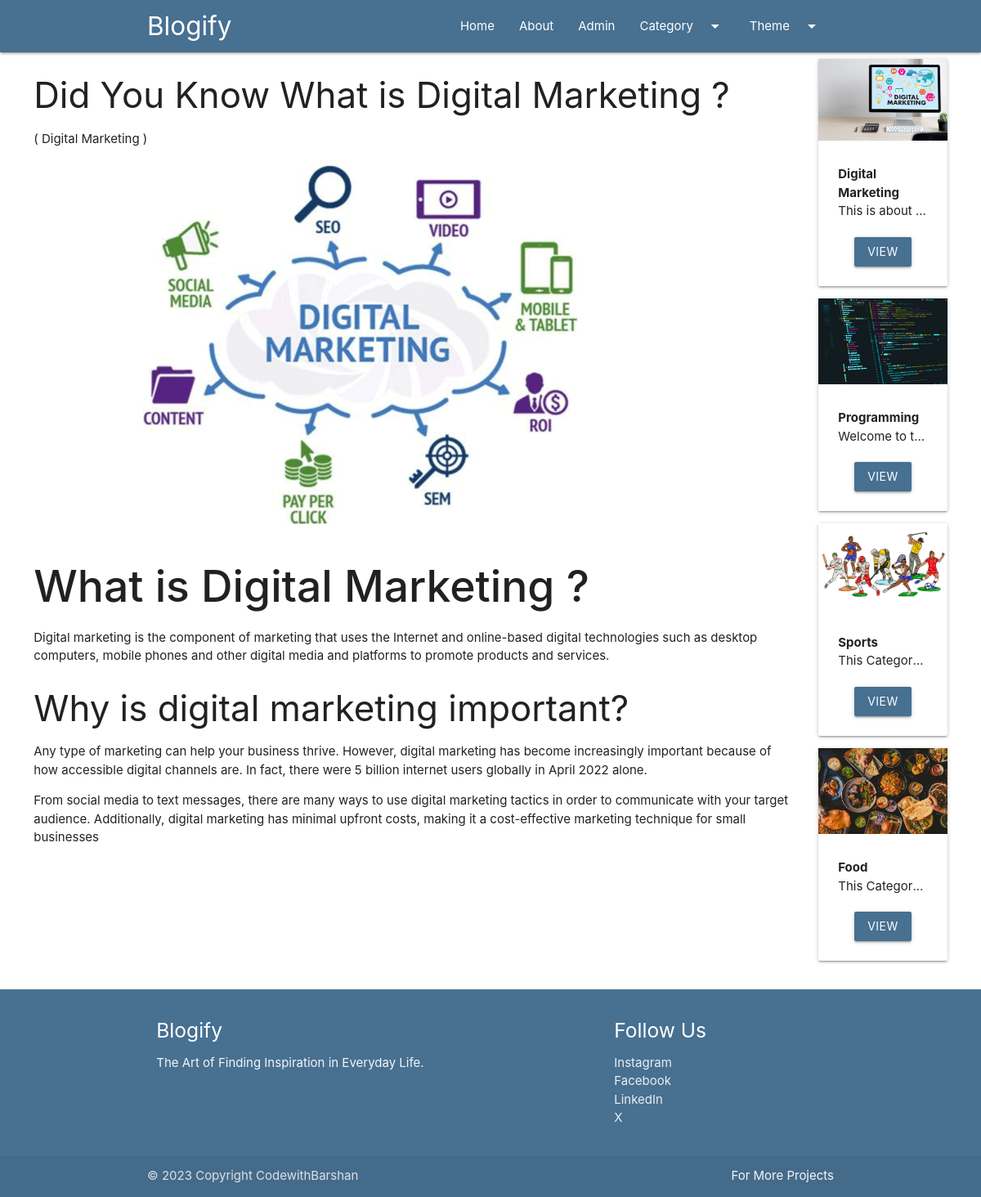
The app's page /blog/digital/ with its own data.
### blog/models.py (models this page shows, shortened)
class Post(models.Model):
    post_id=models.AutoField(primary_key=True)
    title=models.CharField(max_length=1000)
    content = HTMLField()
    url=models.CharField(max_length=100)
    cat=models.ForeignKey(Category,on_delete=models.CASCADE) # on deleting cat ,the post will be deleted too
    image=models.ImageField(upload_to='post/')

class Category(models.Model):
    cat_id=models.AutoField(primary_key=True)
    title=models.CharField(max_length=100)
    description=models.TextField()
    url=models.CharField(max_length=100)
    image=models.ImageField(upload_to='category/')
    datetime=models.DateTimeField(auto_now_add=True,null=True)

### blog/views.py (the view)
# urls.py: path('blog/<slug:url>/', views.post_detail, name='post_detail'),  # Added name='post_detail' for URL reversal
def post_detail(request,url):
    post = get_object_or_404(Post, url=url)
    cats=Category.objects.all()
    return render(request, 'blog/post_detail.html',{'post':post,'cats':cats})

### templates/blog/post_detail.html (shortened to what this page needs)
{% extends 'blog/base.html' %}
{%block content%}
<div class="container-custom">
    <div class="row">
        <div class="col s12 m10">
            <h3>{{post.title}}</h3>
            <p>( {{post.cat.title}} )</p>
            <img src="/media/{{post.image}}" class="responsive-img" alt="">
            <br>
            <p>
                {{post.content|safe}}
            </p>
        </div>
        <div class="col s12 m2">
            {% for cat in cats %}
            <div class="card item" style="margin-left:10px;">
                <div class="img-container">
                    <img src="/media/{{cat.image}}" class="responsive-img" alt="">
                </div>
                <div class="card-content">
                    <b>
                        {{cat.title}}
                    </b>
                    <p class="truncate">{{cat.description}}</p>
                    <div class="container center-align mt20">
                        <a href="/category/{{cat.url}}" class="btn bg-primary">VIEW</a>
                    </div>
                </div>
            </div>
            {%endfor%}
        </div>
    </div>
</div>
{%endblock%}

### templates/blog/base.html (shortened to what this page needs)
<!DOCTYPE html>
{% load static %}
<html lang="en">
<head>
    <link rel="stylesheet" href="https://cdnjs.cloudflare.com/ajax/libs/materialize/1.0.0/css/materialize.min.css">
    <link rel="stylesheet" href="{% static 'css/demo.css' %}">
    <link rel="stylesheet" href="{% static 'css/owl.carousel.min.css' %}">
    <link rel="stylesheet" href="{% static 'css/owl.theme.default.min.css' %}">
</head>
<body>
    {% include 'blog/header.html' %}
    {% block content %}
    {% endblock %}
    {% include 'blog/footer.html'%}
</body>
</html>

### templates/blog/header.html (shortened to what this page needs)
<nav class="bg-primary">
  <div class="container">
      <div class="nav-wrapper">
          <a href="/home" class="brand-logo">Blogify</a>
          <ul class="right hide-on-med-and-down">
              <li><a href="/home">Home</a></li>
              <li><a href="/about">About</a></li>
              <li><a href="/admin">Admin</a></li>
              <li><a class="dropdown-trigger" href="#" data-target="dropdown1">Category<i class="material-icons right">arrow_drop_down</i></a></li>
<li><a class="dropdown-trigger" href="#" data-target="theme-dropdown">Theme<i class="material-icons right">arrow_drop_down</i></a></li>
          </ul>
      </div>
  </div>
</nav>

### templates/blog/footer.html
<footer class="page-footer bg-primary">
    <div class="container">
      <div class="row">
        <div class="col l6 s12">
          <h5 class="white-text">Blogify</h5>
          <p class="grey-text text-lighten-4">The Art of Finding Inspiration in Everyday Life.</p>
        </div>
        <div class="col l4 offset-l2 s12">
          <h5 class="white-text">Follow Us</h5>
          <ul>
            <li><a class="grey-text text-lighten-3" href="https://www.instagram.com/barshan__mukherjee/?igshid=OTk0YzhjMDVlZA%3D%3D">Instagram</a></li>
            <li><a class="grey-text text-lighten-3" href="https://www.facebook.com/barshan.mukherjee.9">Facebook</a></li>
            <li><a class="grey-text text-lighten-3" href="https://www.linkedin.com/in/barshan-mukherjee">LinkedIn</a></li>
            <li><a class="grey-text text-lighten-3" href="https://twitter.com/BarshanMukherj4">X</a></li>
          </ul>
        </div>
      </div>
    </div>
    <div class="footer-copyright">
      <div class="container">
      © 2023 Copyright CodewithBarshan
      <a class="grey-text text-lighten-4 right" href="https://github.com/CodewithBarshan">For More Projects</a>
      </div>
    </div>
  </footer>

### static/css/demo.css (style rules this page uses)
.bg-primary { background:#477091!important; }
.mt20 { margin-top:20px; }
.container-custom { width:95%!important; margin:auto; }

### records on screen
Post: title "Did You Know What is Digital Marketing ?", cat "Digital Marketing", image (picture), content "What is Digital Marketing ? Digital marketing is the component of marketing that uses the Internet and online-based digital technologies such as desktop computers, mobile phones and other digital media and platforms to promote products and services. Why is digital marketing important? Any type of marketing can help your business thrive. However, digital marketing has become increasingly important because of how accessible digital channels are. In fact, there were 5 billion internet users globally in April 2022 alone. From social media to text messages, there are many ways to use digital marketing tactics in order to communicate with your target audience. Additionally, digital marketing has…"
Category: image (picture), title "Digital Marketing", description "This is about…"
Category: image (picture), title "Programming", description "Welcome to t…"
Category: image (picture), title "Sports", description "This Categor…"
Category: image (picture), title "Food", description "This Categor…"
